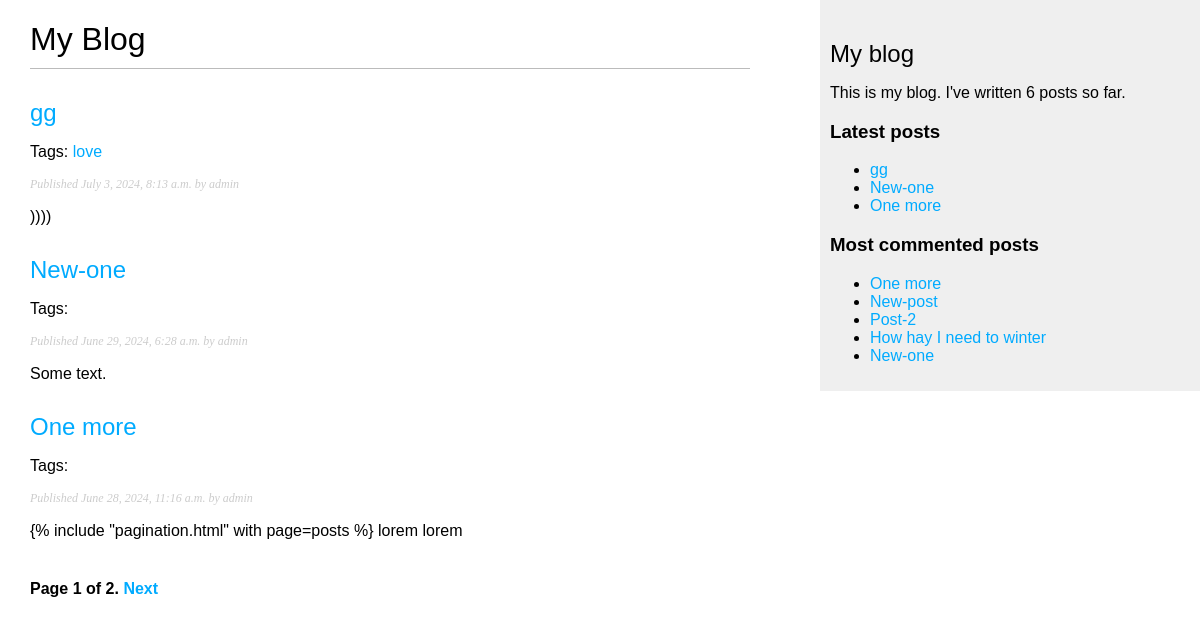
/blog/, run on an earlier commit of the app's database.
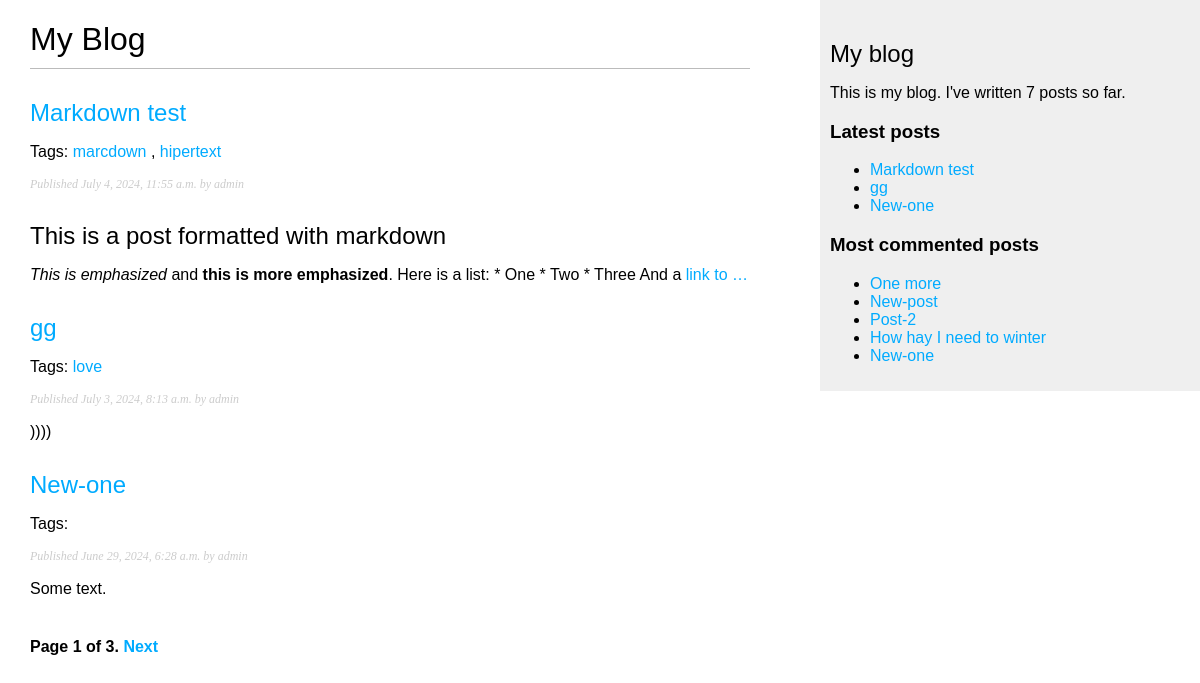
And on a later commit of the database.
### blog/models.py (models this page shows, shortened)
class Post(models.Model):
    class Status(models.TextChoices):
        DRAFT = 'DF', 'Draft'
        PUBLISHED = 'PB', 'Published'
    title = models.CharField(max_length=250)
    slug = models.SlugField(max_length=250, unique_for_date='publish')
    body = models.TextField()
    publish = models.DateTimeField(default=timezone.now)
    created = models.DateTimeField(auto_now_add=True)
    updated = models.DateTimeField(auto_now=True)
    status = models.CharField(max_length=2,
                                choices=Status.choices,
                                default=Status.DRAFT)
    author = models.ForeignKey(User,
                                on_delete=models.CASCADE,
                                related_name='blog_posts')
    objects = models.Manager()
    published = PublishedManager()
    tags = TaggableManager()
    def get_absolute_url(self):
        return reverse('blog:post_detail',
                        args=[self.publish.year,
                            self.publish.month,
                            self.publish.day,
                            self.slug])
    class Meta:
        ordering = ['-publish']
        indexes = [models.Index(fields=['-publish']),]

### blog/views.py (the view)
# urls.py: path('', views.post_list, name='post_list'),
def post_list(request, tag_slug=None):
    post_list = Post.published.all()
    page_number = request.GET.get('page', 1)
    tag = None
    if tag_slug:
        tag = get_object_or_404(Tag, slug=tag_slug)
        post_list = post_list.filter(id=1)
    paginator = Paginator(post_list, 3)
    try:
        posts = paginator.page(page_number)
    except PageNotAnInteger:
        posts = paginator.page(1)
    except EmptyPage:
        posts = paginator.page(paginator.num_pages)
    return render(request,
                'blog/post/list.html',
                {'posts': posts,
                'tag': tag}
            )

### blog/models.py (called while the page is built)
    def get_queryset(self):
        return super().get_queryset().filter(status=Post.Status.PUBLISHED)

### blog/templatetags/blog_tags.py (called while the page is built)
@register.simple_tag
def total_posts():
    return Post.published.count()

@register.inclusion_tag('blog/post/latest_posts.html')
def show_latest_posts(count=5):
    latest_posts = Post.published.order_by('-publish')[:count]
    return {'latest_posts': latest_posts}

@register.simple_tag
def get_most_commented_posts(count=5):
    return Post.published.annotate(
        total_comments=Count('comments')
        ).order_by('-total_comments')[:count]

@register.filter(name='markdown')
def markdown_format(text):
    return mark_safe(markdown.markdown(text))

### blog/templates/blog/post/list.html (shortened to what this page needs)
{% extends "blog/base.html" %}
{% load blog_tags %}
{% block content %}
 <h1>My Blog</h1>
 {% for post in posts %}
    <h2>
        <a href="{{ post.get_absolute_url }}">
        {{ post.title }}
        </a>
    </h2>
    <p class="tags">Tags:
        {% for tag in post.tags.all %}
            <a href="{% url "blog:post_list_by_tag" tag.slug %}">
            {{ tag.name }}
            </a>
        {% if not forloop.last %}, {% endif %}
        {% endfor %}
    </p>
    <p class="date">
        Published {{ post.publish }} by {{ post.author }}
    </p>
    {{ post.body|markdown|truncatewords_html:30 }}
 {% endfor %}
 {% include "blog/pagination.html" with page=posts %}
{% endblock %}

### blog/templates/blog/base.html (shortened to what this page needs)
{% load static %}
{% load blog_tags %}
<!DOCTYPE html>
<html>
    <head>
        <link href="{% static 'css/blog.css' %}" rel="stylesheet">
    </head>
    <body>
        <div id="content">
            {% block content %}
            {% endblock %}
        </div>
        <div id="sidebar">
            <h2>My blog</h2>
            <p>
                This is my blog.
                I've written {% total_posts %} posts so far.
            </p>
            <h3>Latest posts</h3>
            {% show_latest_posts 3 %}
            <h3>Most commented posts</h3>
            {% get_most_commented_posts as most_commented_posts %}
            <ul>
                {% for post in most_commented_posts %}
                <li>
                    <a href="{{ post.get_absolute_url }}">{{ post.title }}</a>
                </li>
                {% endfor %}
            </ul>
        </div>
    </body>
</html>

### blog/templates/blog/pagination.html (shortened to what this page needs)
<div class="pagination">
    <span class="step-links">
    <span class="current">
        Page {{ page.number }} of {{ page.paginator.num_pages }}.
    </span>
        {% if page.has_next %}
            <a href="?page={{ page.next_page_number }}">Next</a>
        {% endif %}
    </span>
</div>

### blog/templates/blog/post/latest_posts.html
<ul>
    {% for post in latest_posts %}
    <li>
        <a href="{{ post.get_absolute_url }}">{{ post.title }}</a>
    </li>
    {% endfor %}
</ul>

### blog/static/css/blog.css (style rules this page uses)
body { margin:0; padding:0; font-family:helvetica, sans-serif; }
a { color:#00abff; text-decoration:none; }
h1 { font-weight:normal; border-bottom:1px solid #bbb; padding:0 0 10px 0; }
h2 { font-weight:normal; margin:30px 0 0; }
#content { float:left; width:60%; padding:0 0 0 30px; }
#sidebar { float:right; width:30%; padding:10px; background:#efefef; height:100%; }
p.date { color:#ccc; font-family: georgia, serif; font-size: 12px; font-style: italic; }
.pagination { margin:40px 0; font-weight:bold; }

What changed in the data, as far as the page shows it:
no longer on one of the page's lists (row unchanged): Post: title "One more", publish "June 28, 2024, 11:16 a.m.", author "admin", body "{% include \"pagination.html\" with page=posts %} lorem lorem"
added Post: title "Markdown test", publish "July 4, 2024, 11:55 a.m.", author "admin", body "This is a post formatted with markdown This is emphasized and this is more emphasized . Here is a list: * One * Two * Three And a link to …"
added Tag: name "marcdown", shown under "Markdown test"
added Tag: name "hipertext", shown under "Markdown test"
Also different on the page:
{{ page.paginator.num_pages }}: "2" → "3"
text no longer shown: "6"
text now shown: "7"
